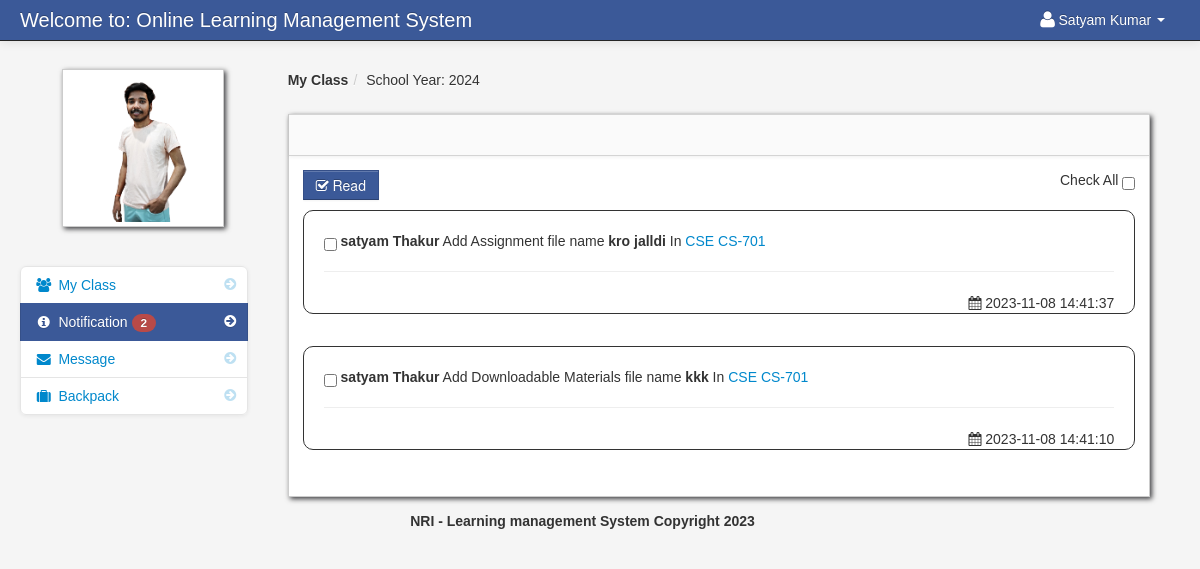
The page /student_notification.php (signed in) on the database its author committed.
### tables this page shows
CREATE TABLE `student` (
  `student_id` int(11) NOT NULL,
  `firstname` varchar(100) NOT NULL,
  `lastname` varchar(100) NOT NULL,
  `class_id` int(11) NOT NULL,
  `username` varchar(100) NOT NULL,
  `password` varchar(100) NOT NULL,
  `location` varchar(100) NOT NULL,
  `status` varchar(100) NOT NULL
);

CREATE TABLE `school_year` (
  `school_year_id` int(11) NOT NULL,
  `school_year` varchar(100) NOT NULL
);

CREATE TABLE `teacher_class_student` (
  `teacher_class_student_id` int(11) NOT NULL,
  `teacher_class_id` int(11) NOT NULL,
  `student_id` int(11) NOT NULL,
  `teacher_id` int(11) NOT NULL
);

CREATE TABLE `teacher` (
  `teacher_id` int(11) NOT NULL,
  `username` varchar(100) NOT NULL,
  `password` varchar(200) NOT NULL,
  `firstname` varchar(100) NOT NULL,
  `lastname` varchar(100) NOT NULL,
  `department_id` int(11) NOT NULL,
  `location` varchar(200) NOT NULL,
  `about` varchar(500) NOT NULL,
  `teacher_status` varchar(20) NOT NULL,
  `teacher_stat` varchar(100) NOT NULL
);

CREATE TABLE `notification` (
  `notification_id` int(11) NOT NULL,
  `teacher_class_id` int(11) NOT NULL,
  `notification` varchar(100) NOT NULL,
  `date_of_notification` varchar(50) NOT NULL,
  `link` varchar(100) NOT NULL
);

CREATE TABLE `class` (
  `class_id` int(11) NOT NULL,
  `class_name` varchar(100) NOT NULL
);

CREATE TABLE `subject` (
  `subject_id` int(11) NOT NULL,
  `subject_code` varchar(100) NOT NULL,
  `subject_title` varchar(100) NOT NULL,
  `category` varchar(100) NOT NULL,
  `description` longtext NOT NULL,
  `unit` int(11) NOT NULL,
  `Pre_req` varchar(100) NOT NULL,
  `semester` varchar(100) NOT NULL
);

### session.php (called while the page is built, shortened)
<?php
$session_id=$_SESSION['id'];
?>

### count.php (called while the page is built)
<?php
	$school_year_query = mysqli_query($conn,"select * from school_year order by school_year DESC")or die(mysqli_error());
	$school_year_query_row = mysqli_fetch_array($school_year_query);
	$school_year = $school_year_query_row['school_year'];
	?>
	<?php $query_yes = mysqli_query($conn,"select * from teacher_class_student
LEFT JOIN teacher_class ON teacher_class.teacher_class_id = teacher_class_student.teacher_class_id
LEFT JOIN class ON class.class_id = teacher_class.class_id
LEFT JOIN subject ON subject.subject_id = teacher_class.subject_id
LEFT JOIN teacher ON teacher.teacher_id = teacher_class_student.teacher_id
JOIN notification ON notification.teacher_class_id = teacher_class.teacher_class_id
where teacher_class_student.student_id = '$session_id' and school_year = '$school_year'   order by notification.date_of_notification DESC
")or die(mysqli_error());
$count_no = mysqli_num_rows($query_yes);
         ?>
<?php $query_no = mysqli_query($conn,"select * from notification
LEFT JOIN notification_read ON notification_read.notification_id = notification.notification_id
where notification_read.student_id  = '$session_id'
")or die(mysqli_error());
$count_yes = mysqli_num_rows($query_no);
         ?>
<?php $not_read = $count_no -  $count_yes; ?>

### student_notification.php (the view, shortened to what this page needs)
<?php include('header_dashboard.php'); ?>
<?php include('session.php'); ?>
    <body>
		<?php include('navbar_student.php'); ?>
        <div class="container-fluid">
            <div class="row-fluid">
				<?php include('student_notification_sidebar.php'); ?>
                <div class="span9" id="content">
                     <div class="row-fluid">
					     <ul class="breadcrumb">
						<?php
						$school_year_query = mysqli_query($conn,"select * from school_year order by school_year DESC")or die(mysqli_error());
						$school_year_query_row = mysqli_fetch_array($school_year_query);
						$school_year = $school_year_query_row['school_year'];
						?>
							<li><a href="#"><b>My Class</b></a><span class="divider">/</span></li>
							<li><a href="#">School Year: <?php echo $school_year_query_row['school_year']; ?></a></li>
						</ul>
                        <div id="block_bg" class="block">
                            <div class="navbar navbar-inner block-header">
                            </div>
                            <div class="block-content collapse in">
                                <div class="span12">
  					<form action="read.php" method="post">
						<?php if($not_read == '0'){
								}else{ ?>
							<button id="delete"  class="btn btn-info" name="read"><i class="icon-check"></i> Read</button>
													<div class="pull-right">
							Check All <input type="checkbox"  name="selectAll" id="checkAll" />
							</div>
								<?php } ?>
					<?php $query = mysqli_query($conn,"select * from teacher_class_student
					LEFT JOIN teacher_class ON teacher_class.teacher_class_id = teacher_class_student.teacher_class_id
					LEFT JOIN class ON class.class_id = teacher_class.class_id
					LEFT JOIN subject ON subject.subject_id = teacher_class.subject_id
					LEFT JOIN teacher ON teacher.teacher_id = teacher_class_student.teacher_id
					JOIN notification ON notification.teacher_class_id = teacher_class.teacher_class_id
					where teacher_class_student.student_id = '$session_id' and school_year = '$school_year'  order by notification.date_of_notification DESC
					")or die(mysqli_error());
					$count = mysqli_num_rows($query);
					if ($count  > 0){
					while($row = mysqli_fetch_array($query)){
					$get_id = $row['teacher_class_id'];
					$id = $row['notification_id'];
					$query_yes_read = mysqli_query($conn,"select * from notification_read where notification_id = '$id' and student_id = '$session_id'")or die(mysqli_error());
					$read_row = mysqli_fetch_array($query_yes_read);
					$yes = $read_row['student_read'];
					?>
									<div class="post"  id="del<?php echo $id; ?>">
										<?php if ($yes == 'yes'){
										}else{
										?>
										<input id="" class="" name="selector[]" type="checkbox" value="<?php echo $id; ?>">
										<?php } ?>
											<strong><?php echo $row['firstname']." ".$row['lastname'];  ?></strong>
											<?php echo $row['notification']; ?> In
											<a href="<?php echo $row['link']; ?><?php echo '?id='.$get_id; ?>">
											<?php echo $row['class_name']; ?>
											<?php echo $row['subject_code']; ?>
											</a>
										<hr>
										<div class="pull-right">
										<i class="icon-calendar"></i>&nbsp;<?php echo $row['date_of_notification']; ?>
										</div>
											</div>
					<?php
					} }else{
					?>
					<div class="alert alert-info"><strong><i class="icon-info-sign"></i> No Notifications Found</strong></div>
					<?php
					}
					?>
					</form>
                                </div>
                            </div>
                        </div>
                    </div>
                </div>
            </div>
		<?php include('footer.php'); ?>
        </div>
		<?php include('script.php'); ?>
    </body>
</html>

### navbar_student.php (shortened to what this page needs)
<div class="navbar navbar-fixed-top navbar-inverse">
        <div class="navbar-inner">
            <div class="container-fluid">
                <a class="brand" href="#">Welcome to: Online Learning Management System</a>
					<div class="nav-collapse collapse">
						<ul class="nav pull-right">
							<?php $query= mysqli_query($conn,"select * from student where student_id = '$session_id'")or die(mysqli_error());
									$row = mysqli_fetch_array($query);
							?>
							<li class="dropdown">
								<a href="#" role="button" class="dropdown-toggle" data-toggle="dropdown"> <i class="icon-user icon-large"></i><?php echo $row['firstname']." ".$row['lastname'];  ?> <i class="caret"></i></a>
							</li>
						</ul>
					</div>
            </div>
        </div>
</div>

### student_notification_sidebar.php (shortened to what this page needs)
<div class="span3" id="sidebar">
		<img id="avatar" class="img-polaroid" src="admin/<?php echo $row['location']; ?>">
		<?php include('count.php'); ?>
		<ul class="nav nav-list bs-docs-sidenav nav-collapse collapse">
			<li class=""><a href="dashboard_student.php"><i class="icon-chevron-right"></i><i class="icon-group"></i>&nbsp;My Class</a></li>
			<li class="active">
				<a href="student_notification.php"><i class="icon-chevron-right"></i><i class="icon-info-sign"></i>&nbsp;Notification
				<?php if($not_read == '0'){
				}else{ ?>
					<span class="badge badge-important"><?php echo $not_read; ?></span>
				<?php } ?>
				</a>
			</li>
			<li class="">
			<a href="student_message.php"><i class="icon-chevron-right"></i><i class="icon-envelope-alt"></i>&nbsp;Message
			</a>
			</li>
			<li class=""><a href="backpack.php"><i class="icon-chevron-right"></i><i class="icon-suitcase"></i>&nbsp;Backpack</a></li>
		</ul>
</div>

### admin/assets/styles.css (style rules this page uses)
body { padding-top: 60px; padding-bottom: 40px; background-color: #f5f5f5; }
#content { margin-left:0px; }
.breadcrumb { margin: 0 0 0px; padding: 10px 0px; background-color: transparent; }
.block { background: url("../images/pixel-60fff.png") repeat scroll 0 0 rgba(0, 0, 0, 0) !important; border: 1px solid #ccc; background: white; margin: 1em 0em; border-top: none; -webkit-box-shadow: 2px 2px 5px rgba(0, 0, 6, 0.75); -moz-box-shadow: 2px 2px 5px rgba(0, 0, 6, 0.75); box-shadow: 2px 2px 5px rgba(0, 0, 6, 0.75); }
.block-content { margin: 1em; min-height: .25em; }
.block-header { margin-bottom: 0px; border-right: none; border-left: none; -webkit-border-radius: 0px; -moz-border-radius: 0px; border-radius: 0px; }
.bs-docs-sidenav { max-width: 228px; margin: 30px 0 0; padding: 0; background-color: #fff; -webkit-border-radius: 6px; -moz-border-radius: 6px; border-radius: 6px; -webkit-box-shadow: 0 1px 4px rgba(0,0,0,.065); -moz-box-shadow: 0 1px 4px rgba(0,0,0,.065); box-shadow: 0 1px 4px rgba(0,0,0,.065); }
.bs-docs-sidenav > li > a { display: block; width: 190px \9; margin: 0 0 -1px; padding: 8px 14px; border: 1px solid #e5e5e5; }
.bs-docs-sidenav > li:first-child > a { -webkit-border-radius: 6px 6px 0 0; -moz-border-radius: 6px 6px 0 0; border-radius: 6px 6px 0 0; }
.bs-docs-sidenav > li:last-child > a { -webkit-border-radius: 0 0 6px 6px; -moz-border-radius: 0 0 6px 6px; border-radius: 0 0 6px 6px; }
.bs-docs-sidenav > .active > a { position: relative; z-index: 2; padding: 9px 15px; border: 0; text-shadow: 0 1px 0 rgba(0,0,0,.15); -webkit-box-shadow: inset 1px 0 0 rgba(0,0,0,.1), inset -1px 0 0 rgba(0,0,0,.1); -moz-box-shadow: inset 1px 0 0 rgba(0,0,0,.1), inset -1px 0 0 rgba(0,0,0,.1); box-shadow: inset 1px 0 0 rgba(0,0,0,.1), inset -1px 0 0 rgba(0,0,0,.1); }
.bs-docs-sidenav .icon-chevron-right { float: right; margin-top: 2px; margin-right: -6px; opacity: .25; }
.bs-docs-sidenav .active .icon-chevron-right, .bs-docs-sidenav .active a:hover .icon-chevron-right { opacity: 1; }

### rows shown on the page
student: firstname "Satyam", lastname "Kumar", location (picture)
school_year: school_year "2024"
teacher_class_student: teacher.firstname "satyam", teacher.lastname "Thakur", notification.notification "Add Assignment file name kro jalldi", class.class_name "CSE", subject.subject_code "CS-701", notification.date_of_notification "2023-11-08 14:41:37", notification.notification "Add Downloadable Materials file name kkk", notification.date_of_notification "2023-11-08 14:41:10"

### other values the page prints
$not_read "2"
